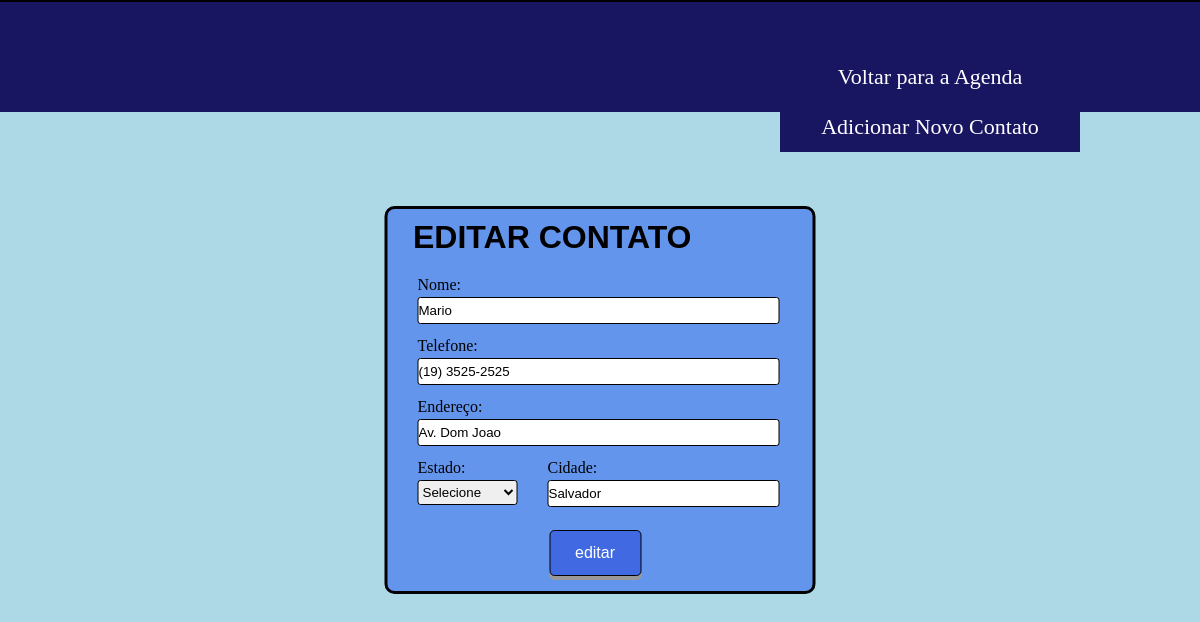
The page /editar.php?id=25 on the database its author committed.
### tables this page shows
CREATE TABLE IF NOT EXISTS `contato` (
  `id` int(11) NOT NULL AUTO_INCREMENT,
  `nome` varchar(40) NOT NULL,
  `telefone` varchar(20) NOT NULL,
  `endereco` varchar(50) NOT NULL,
  `estado` char(2) NOT NULL,
  `cidade` varchar(50) NOT NULL,
  PRIMARY KEY (`id`)
);

### editar.php (the view, shortened to what this page needs)
<?php
include_once("conexao.php");
$id = filter_input(INPUT_GET, 'id', FILTER_SANITIZE_NUMBER_INT);
$result_contato = "SELECT * FROM contato WHERE id = '$id'";
$resultado_cont = mysqli_query($conexao, $result_contato);
$linha_contato = mysqli_fetch_assoc($resultado_cont);
?>
<!DOCTYPE html>
<html>
<head>
    <link rel="stylesheet" type="text/css" href="css/style.css">
</head>
<body>
    <div class="menu">
        <nav class="content">
            <ul>
                <li> <a href="index.php"> Voltar para a Agenda </a></li>
                <li> <a href="cadastrar.php"> Adicionar Novo Contato </a></li>
            </ul>
        </nav>
    </div>
    <div class="form">
        <h1 class="h1cad">EDITAR CONTATO</h1>
        <form method="POST" action="proeditar.php" autocomplete="off">
            <div class="campo">
                <label for="nome">Nome:</label>
                <input type="text" name="nome" id="nome" placeholder="  Informe o Nome" required value="<?php echo $linha_contato['nome']; ?>">
            </div>
            <div class="campo">
                <label for="telefone">Telefone:</label>
                <input type="phone" name="telefone" maxlength="20" id="telefone" onblur="mascaraDeTelefone(this)" placeholder="  Informe o Telefone" required value="<?php echo $linha_contato['telefone']; ?>">
            </div>
            <div class="campo">
                <label for="endereco">Endereço:</label>
                <input type="text" name="endereco" maxlength="50" id="endereco" placeholder="  Informe o Endereço" required value="<?php echo $linha_contato['endereco']; ?>">
            </div>
            <fieldset class="ufcidade">
                <div class="campo">
                    <label for="estado">Estado:</label>
                    <select name="estado" id="estado" required>
                        <option selected disabled value="">Selecione</option>
                    </select>
                </div>
                <div class="campo">
                    <label for="cidade">Cidade:</label>
                    <input type="text" name="cidade" maxlength="50" id="cidade" placeholder="  Informe a Cidade" required value="<?php echo $linha_contato['cidade']; ?>">
                </div>
            </fieldset>
            <div>
                <input type="submit" value="editar" class="btnedit">
            </div>
        </form>
    </div>
</body>
</html>

### css/style.css (style rules this page uses)
* { margin: 0; padding: 0; }
body { background-color: #ADD8E6; justify-content: center; }
.menu { background-color: rgba(24,22,97); border-top-width: 2px; border-top-color: black; border-top-style: solid; height: 110px; position: relative; text-align: center; display: flex; }
.content { height: 50px; background-color: rgba(24,22,97); font-family: 'sans-serif'; font-size: 22px; text-decoration: none; margin-top: 45px; margin-left: 65%; }
.content ul { list-style: none; text-decoration: none; display: inline-block; margin: 5px 0 5px 0; }
.content ul li { background-color: rgba(24,22,97); text-decoration: none; float: left; width: 300px; height: 50px; line-height: 50px; }
.content a { color: white; display: block; text-decoration: none; text-align: center; }
fieldset { border: none; }
fieldset.ufcidade .campo { float: left; }
#estado { width: 100px; }
#cidade { width: 230px; }
.h1cad { font-family: sans-serif; margin-bottom: 20px; margin-left: 6%; margin-top: 10px; }
.campo input, .campo select { border: 1px solid; border-radius: 3px; display: block; height: 25px; margin-top: 3px; }
#nome, #telefone, #endereco { width: 360px; }
.campo { margin-bottom: 13px; margin-left: 30px; }
.form { position: absolute; top: 50%; left: 50%; transform: translate(-50%, -50%); background-color: #6495ED; width: 425px; border-radius: 10px; border: 3px solid black; }
.btnedit { margin-top: 10px; margin-left: 38%; margin-bottom: 15px; background-color: #4169E1; border: 1px solid black; border-radius: 5px; color: white; padding: 13px 25px; text-align: center; text-decoration: none; display: inline-block; font-size: 16px; cursor: pointer; box-shadow: 0 4px #999; }

### rows shown on the page
contato: nome "Mario", telefone "(19) 3525-2525", endereco "Av. Dom Joao", cidade "Salvador"
